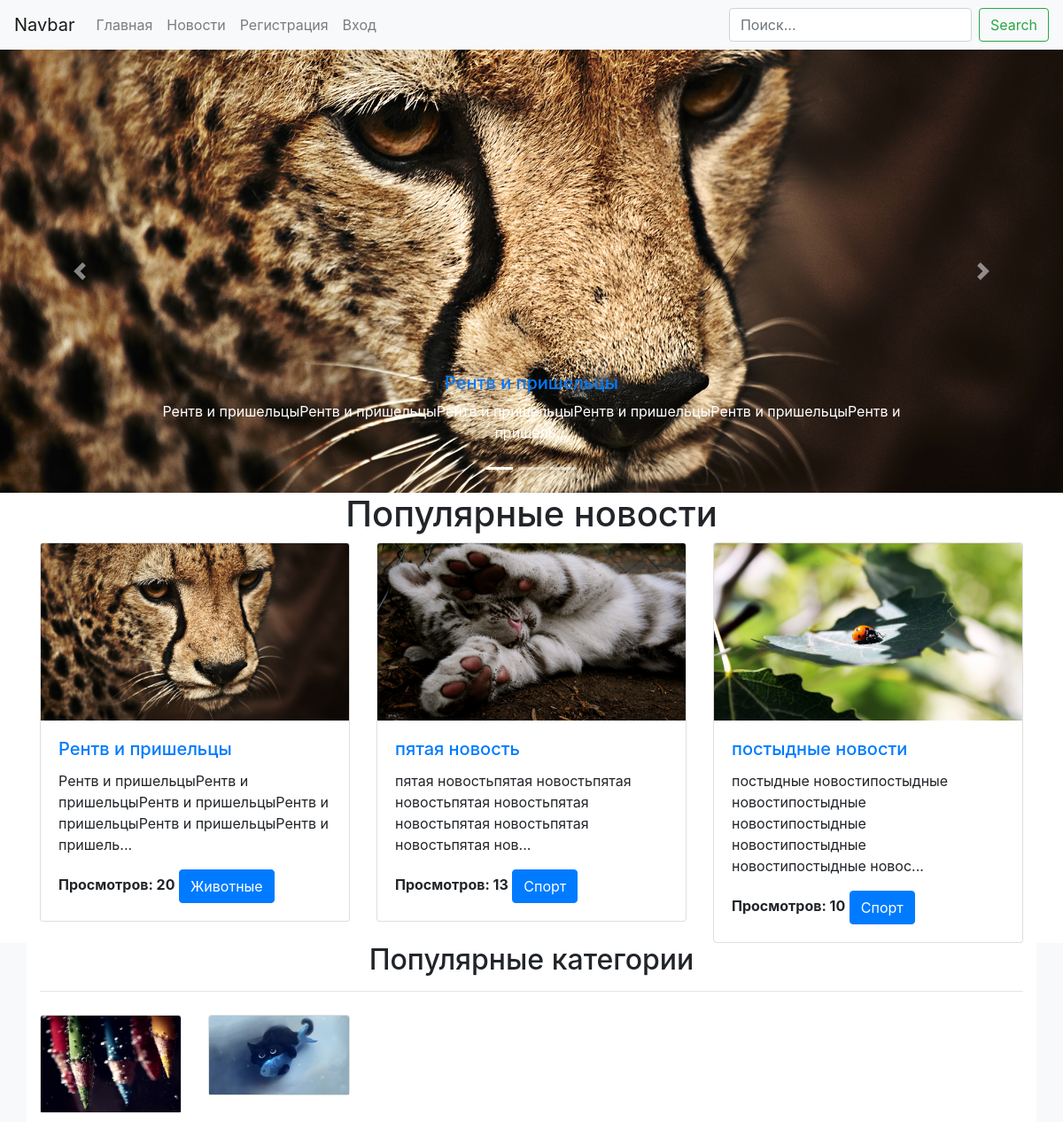
The page / on the database its author committed.
### blog/models.py (models this page shows, shortened)
class Post(models.Model):
    title = models.CharField('Загаловок', max_length=255)
    slug = models.SlugField('Ссылка', unique=True)
    image = models.ImageField('Картинка', blank=True, null=True)
    category = models.ForeignKey(Category, on_delete=models.SET_NULL, null= True, blank=True, verbose_name='Категории')
    content = models.TextField('Текст')
    date = models.DateTimeField('Дата', default=timezone.now)
    publish = models.BooleanField('Опубликовано', default=False)
    views = models.IntegerField('Просмотры', default=0)
    class Meta:
        verbose_name = 'Новость'
        verbose_name_plural = 'Новости'
    def get_absolute_url(self):
        return reverse('post_detail_url', kwargs= {'slug': self.slug})

class Category(models.Model):
    title = models.CharField('Загаловок', max_length=255)
    slug = models.SlugField('Ссылка', unique=True)
    image = models.ImageField('Картинка', blank=True, null=True)
    class Meta:
        verbose_name = 'Категория'
        verbose_name_plural = 'Категории'
    def get_absolute_url(self):
        return reverse('category_detail_url', kwargs= {'slug': self.slug})

### blog/views.py (the view)
# urls.py: path('', views.index, name='index'),
def index(request):
    posts = Post.objects.filter(publish = 1).order_by('-views')[:3]
    sliders = Post.objects.filter(publish = 1).filter(views__gte = 10).order_by('-views')[:6]
    categories = Category.objects.all()[:12]
    context = {'news': posts,'sliders': sliders, 'categories': categories}
    return render(request, 'blog/index.html', context)

### blog/templates/blog/index.html (shortened to what this page needs)
{% extends 'base.html' %}
{% block content %}
<div id="carouselExampleCaptions" class="carousel slide" data-ride="carousel">
    <ol class="carousel-indicators">
        {% for post in sliders %}
      <li data-target="#carouselExampleCaptions" data-slide-to="{{forloop.counter0}}" {% if forloop.first %} class="active" {% endif %}></li>
        {% endfor %}
    </ol>
    <div class="carousel-inner">
        {% for post in sliders %}
      <div class="carousel-item {% if forloop.first %} active {% endif %}">
          {% if post.image.url != null %}
        <img style='height: 500px; object-fit: cover;' src="{{post.image.url}}" class="d-block w-100" alt="...">
          {% endif %}
        <div class="carousel-caption d-none d-md-block">
            <a href="{{post.get_absolute_url}}">
                <h5>{{post.title}}</h5>
            </a>
          <p>{{post.content|safe|slice:"0:100"}}...</p>
        </div>
      </div>
        {% endfor %}
    </div>
    <a class="carousel-control-prev" href="#carouselExampleCaptions" role="button" data-slide="prev">
      <span class="carousel-control-prev-icon" aria-hidden="true"></span>
    </a>
    <a class="carousel-control-next" href="#carouselExampleCaptions" role="button" data-slide="next">
      <span class="carousel-control-next-icon" aria-hidden="true"></span>
    </a>
</div>
<section class="container-fluid">
    <div class="container">
        <h1 class="text-center">
            Популярные новости
        </h1>
        <div class="row">
            {% for post in news %}
            <div class="col-md-4">
                <div class="card">
                    {% if post.image.url != null %}
                    <img style="height: 200px; object-fit: cover; " src="{{post.image.url}}" class="card-img-top" alt="...">
                    {% endif %}
                    <div class="card-body">
                        <a href="{{post.get_absolute_url}}">
                            <h5 class="card-title">{{post.title}}</h5>
                        </a>
                      <p class="card-text">{{post.content|safe|slice:"0:100"}}...</p>
                      <b>Просмотров: {{post.views}}</b>
                      <a href="{{post.category.get_absolute_url}}" class="btn btn-primary">{{post.category.title}}</a>
                    </div>
                  </div>
            </div>
            {% endfor %}
        </div>
    </div>
</section>
<section class="container-fluid bg-light">
    <div class="container bg-white">
        <h2 class="text-center">Популярные категории</h2>
        <hr>
        <div class="row">
            {% for category in categories %}
            <div class="col-md-2" style="margin: 10px 0;">
                <div class="card">
                    <a href="{{category.get_absolute_url}}">
                        {% if category.image.url != null %}
                        <img src="{{category.image.url}}" class="card-img-top" alt="{{category.title}}">
                        {% else %}
                        <img src="#" alt="{{category.title}}" class="card-img-top">
                        {% endif %}
                    </a>
                </div>
            </div>
            {% endfor %}
        </div>
    </div>
</section>
{% endblock %}

### blog/templates/base.html (shortened to what this page needs)
{% load static %}
<!DOCTYPE html>
<html lang="en">
<head>
    <link rel="stylesheet" href="{% static 'bootstrap.min.css' %}">
</head>
<body>
    <nav class="navbar navbar-expand-lg navbar-light bg-light">
        <a class="navbar-brand" href="#">Navbar</a>
        <div class="collapse navbar-collapse" id="navbarSupportedContent">
          <ul class="navbar-nav mr-auto">
            <li class="nav-item">
              <a class="nav-link" href="{% url 'index' %}">Главная</a>
            </li>
            <li class="nav-item">
              <a class="nav-link" href="{% url 'blog' %}">Новости</a>
            </li>
            {% if not user.is_authenticated %}
            <li class="nav-item">
              <a class="nav-link" href="{% url 'register' %}">Регистрация</a>
            </li>
            <li class="nav-item">
              <a class="nav-link" href="{% url 'login' %}">Вход</a>
            </li>
            {% else %}
            <li class="nav-item">
              <a class="nav-link" href="{% url 'logout' %}">Выход</a>
            </li>
            {% endif %}
          </ul>
          <form action="{% url 'search_url' %}" method="GET" class="form-inline my-2 my-lg-0">
            <input name="search_input" class="form-control mr-sm-2" type="search" placeholder="Поиск..." aria-label="Search">
            <button class="btn btn-outline-success my-2 my-sm-0" type="submit">Search</button>
          </form>
        </div>
    </nav>
    {% block content %}
    {% endblock %}
</body>
</html>

### rows shown on the page
Post: image (picture), title "Рентв и пришельцы", content "Рентв и пришельцыРентв и пришельцыРентв и пришельцыРентв и пришельцыРентв и пришельцыРентв и пришель", views "20", category "Животные"
Post: image (picture), title "пятая новость", content "пятая новостьпятая новостьпятая новостьпятая новостьпятая новостьпятая новостьпятая новостьпятая нов", views "13", category "Спорт"
Post: image (picture), title "постыдные новости", content "постыдные новостипостыдные новостипостыдные новостипостыдные новостипостыдные новостипостыдные новос", views "10", category "Спорт"
Category: image (picture)
Category: image (picture)
